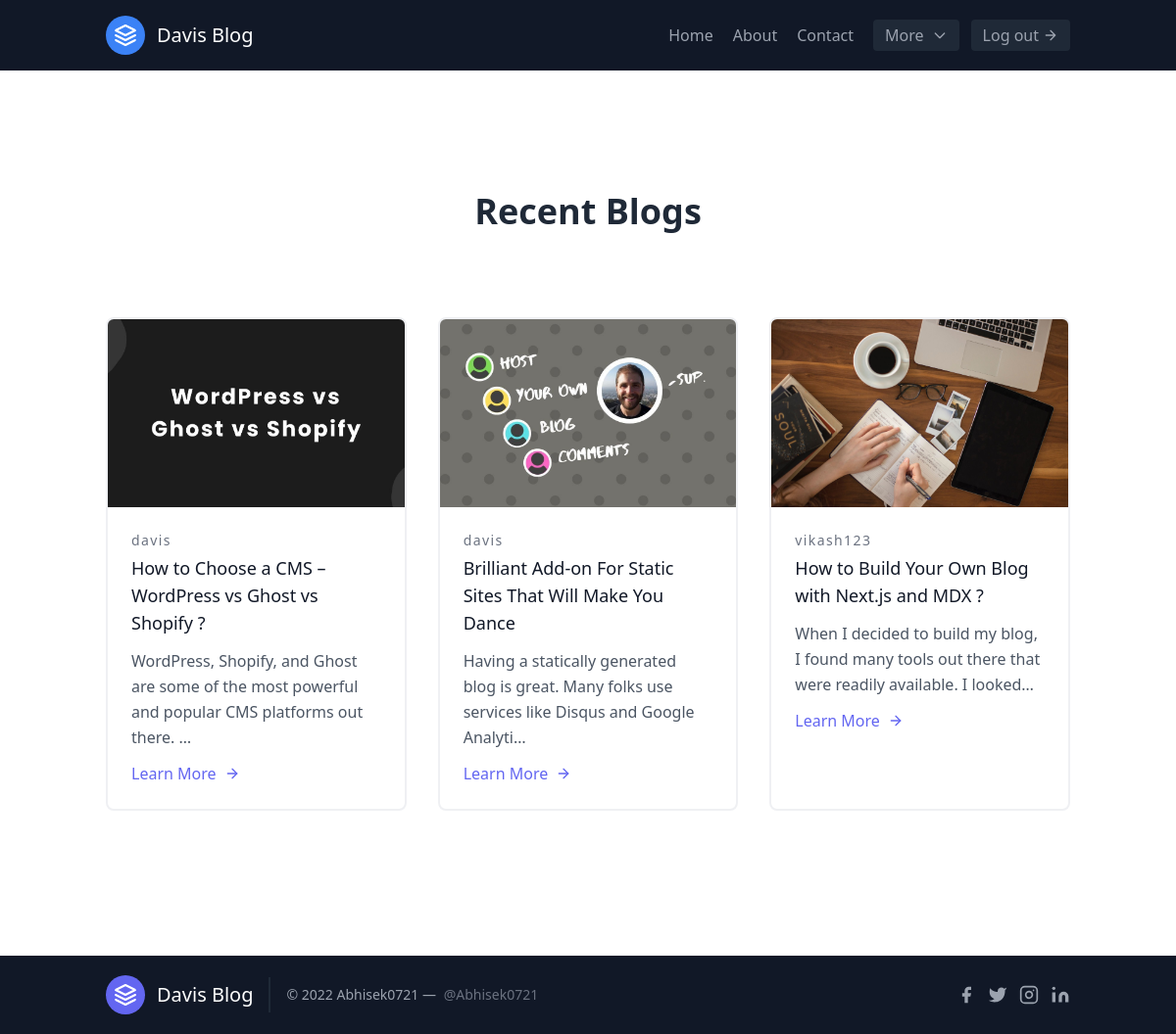
Page /blog/ (signed in) on the committed database.
### blogs/models.py (models this page shows, shortened)
class Blogs(models.Model):
    username = models.CharField(max_length=30)
    firstName = models.CharField(max_length=30)
    lastName = models.CharField(max_length=30)
    email = models.EmailField()
    title = models.CharField(max_length=600)
    image = models.ImageField()
    content = models.TextField()
    datetime = models.DateTimeField(default=now)

### blogs/views.py (the view)
# urls.py: path("blog/", views.blog, name="blog"),
def blog(request):
    blogs = Blogs.objects.all()
    return render(request, "blog.html",{'blogs':blogs})

### templates/blog.html (shortened to what this page needs)
{% extends "base.html" %}
{% block content %}
    <section class="text-gray-600 body-font">
        <div class="container p-5 mx-auto">
            <div class="h-32">
                <h1 class="text-4xl font-bold text-center text-gray-800">Recent Blogs</h1>
            </div>
            <div class="flex flex-wrap -m-4">
                {% for blog in blogs %}
                <div class="p-4 md:w-1/3">
                <div class="h-full border-2 border-gray-200 border-opacity-60 rounded-lg overflow-hidden">
                    <img class="lg:h-48 md:h-36 w-full object-cover object-center" src="/media/{{blog.image}}" alt="blog">
                    <div class="p-6">
                    <h2 class="tracking-widest text-sm title-font font-medium text-gray-500 mb-1">{{blog.username}}</h2>
                    <h1 class="title-font text-lg font-medium text-gray-900 mb-3">{{blog.title}}</h1>
                    <p class="leading-relaxed mb-3">{{blog.content|truncatechars:100}}</p>
                    <form action="/view-blog/" method="post" class="flex items-center flex-wrap ">
                        <button type="submit" id="{{blog.id}}" class="text-indigo-500 inline-flex items-center md:mb-2 lg:mb-0 hover:cursor-pointer">Learn More
                        <svg class="w-4 h-4 ml-2" viewBox="0 0 24 24" stroke="currentColor" stroke-width="2" fill="none" stroke-linecap="round" stroke-linejoin="round">
                            <path d="M5 12h14"></path>
                            <path d="M12 5l7 7-7 7"></path>
                        </svg>
                        </button>
                    </form>
                    </div>
                </div>
                </div>
                {% endfor %}
            </div>
        </div>
    </section>
{% endblock content %}

### rows in the picture
Blogs: image (picture), username "davis", title "How to Choose a CMS – WordPress vs Ghost vs Shopify ?", content "WordPress, Shopify, and Ghost are some of the most powerful and popular CMS platforms out there. …"
Blogs: image (picture), username "davis", title "Brilliant Add-on For Static Sites That Will Make You Dance", content "Having a statically generated blog is great. Many folks use services like Disqus and Google Analyti…"
Blogs: image (picture), username "vikash123", title "How to Build Your Own Blog with Next.js and MDX ?", content "When I decided to build my blog, I found many tools out there that were readily available. I looked…"
